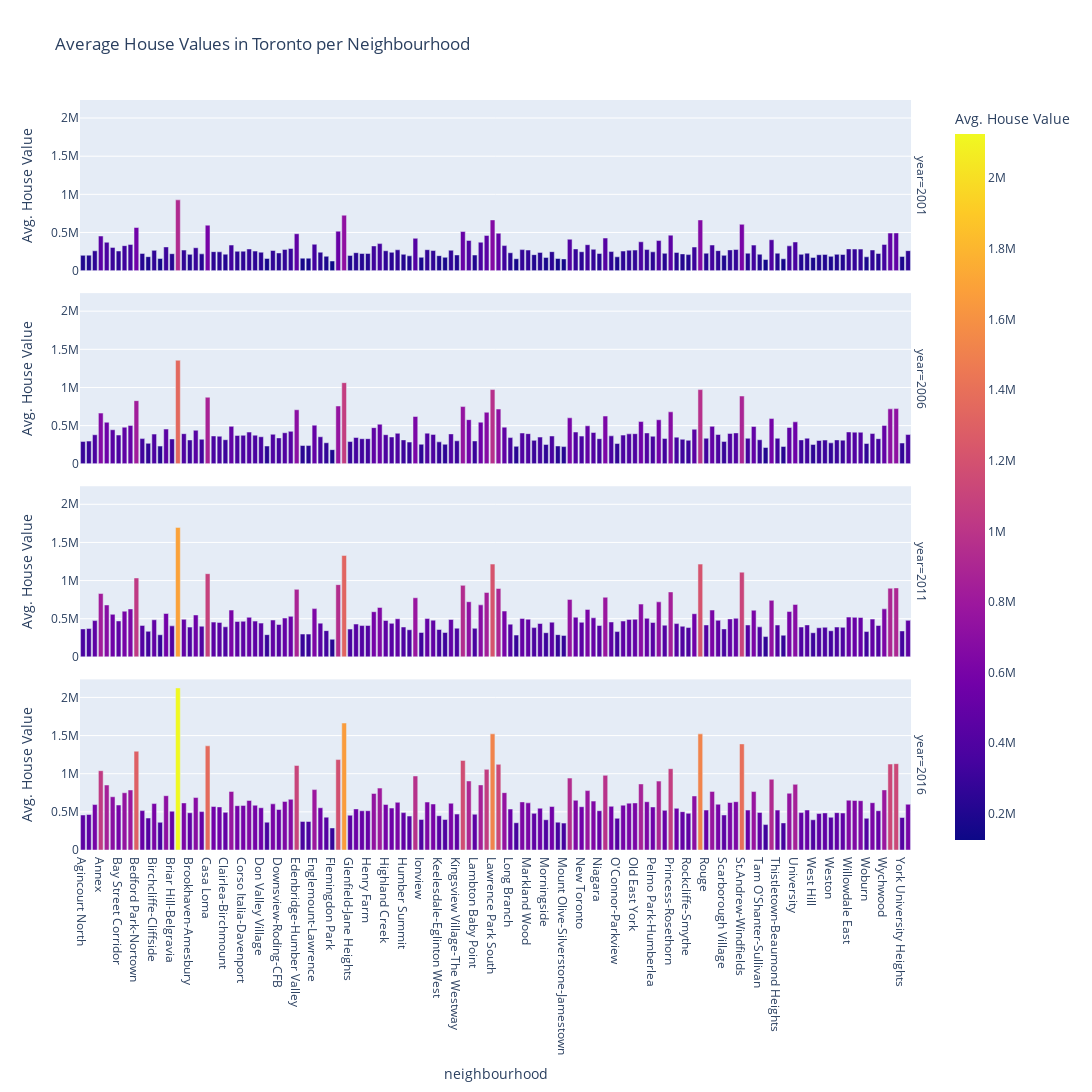

Notebook code cell kept with this figure:
### Code cell
# Creating bar chart row facet to plot
fig = px.bar(
    ave_house_val,
    x="neighbourhood",
    y="Avg. House Value",
    color="Avg. House Value",
    facet_row="year",
    title="Average House Values in Toronto per Neighbourhood",
    width=1200,
    height=1200)
fig

### Figure 1 — Plotly figure (JSON) as saved in the notebook; plotly's stock layout.template omitted (floating-point values rounded to 4 significant figures; data arrays with more than 128 entries replaced by an {"elided": "..."} marker saying what was removed)
{"data": [{"alignmentgroup": "True", "hovertemplate": "year=2001<br>neighbourhood=%{x}<br>Avg. House Value=%{marker.color}<extra></extra>", "legendgroup": "", "marker": {"color": {"elided": "140 int values"}, "coloraxis": "coloraxis", "pattern": {"shape": ""}}, "name": "", "offsetgroup": "", "orientation": "v", "showlegend": false, "textposition": "auto", "type": "bar", "x": {"elided": "140 str values"}, "xaxis": "x4", "y": {"elided": "140 int values"}, "yaxis": "y4"}, {"alignmentgroup": "True", "hovertemplate": "year=2006<br>neighbourhood=%{x}<br>Avg. House Value=%{marker.color}<extra></extra>", "legendgroup": "", "marker": {"color": {"elided": "140 int values"}, "coloraxis": "coloraxis", "pattern": {"shape": ""}}, "name": "", "offsetgroup": "", "orientation": "v", "showlegend": false, "textposition": "auto", "type": "bar", "x": {"elided": "140 str values"}, "xaxis": "x3", "y": {"elided": "140 int values"}, "yaxis": "y3"}, {"alignmentgroup": "True", "hovertemplate": "year=2011<br>neighbourhood=%{x}<br>Avg. House Value=%{marker.color}<extra></extra>", "legendgroup": "", "marker": {"color": {"elided": "140 int values"}, "coloraxis": "coloraxis", "pattern": {"shape": ""}}, "name": "", "offsetgroup": "", "orientation": "v", "showlegend": false, "textposition": "auto", "type": "bar", "x": {"elided": "140 str values"}, "xaxis": "x2", "y": {"elided": "140 int values"}, "yaxis": "y2"}, {"alignmentgroup": "True", "hovertemplate": "year=2016<br>neighbourhood=%{x}<br>Avg. House Value=%{marker.color}<extra></extra>", "legendgroup": "", "marker": {"color": {"elided": "140 int values"}, "coloraxis": "coloraxis", "pattern": {"shape": ""}}, "name": "", "offsetgroup": "", "orientation": "v", "showlegend": false, "textposition": "auto", "type": "bar", "x": {"elided": "140 str values"}, "xaxis": "x", "y": {"elided": "140 int values"}, "yaxis": "y"}], "layout": {"annotations": [{"font": {}, "showarrow": false, "text": "year=2016", "textangle": 90, "x": 0.98, "xanchor": "left", "xref": "paper", "y": 0.1138, "yanchor": "middle", "yref": "paper"}, {"font": {}, "showarrow": false, "text": "year=2011", "textangle": 90, "x": 0.98, "xanchor": "left", "xref": "paper", "y": 0.3712, "yanchor": "middle", "yref": "paper"}, {"font": {}, "showarrow": false, "text": "year=2006", "textangle": 90, "x": 0.98, "xanchor": "left", "xref": "paper", "y": 0.6288, "yanchor": "middle", "yref": "paper"}, {"font": {}, "showarrow": false, "text": "year=2001", "textangle": 90, "x": 0.98, "xanchor": "left", "xref": "paper", "y": 0.8862, "yanchor": "middle", "yref": "paper"}], "barmode": "relative", "coloraxis": {"colorbar": {"title": {"text": "Avg. House Value"}}, "colorscale": [[0, "#0d0887"], [0.1111, "#46039f"], [0.2222, "#7201a8"], [0.3333, "#9c179e"], [0.4444, "#bd3786"], [0.5556, "#d8576b"], [0.6667, "#ed7953"], [0.7778, "#fb9f3a"], [0.8889, "#fdca26"], [1, "#f0f921"]]}, "height": 1200, "legend": {"tracegroupgap": 0}, "title": {"text": "Average House Values in Toronto per Neighbourhood"}, "width": 1200, "xaxis": {"anchor": "y", "autorange": true, "domain": [0, 0.98], "range": [-0.5, 139.5], "title": {"text": "neighbourhood"}, "type": "category"}, "xaxis2": {"anchor": "y2", "autorange": true, "domain": [0, 0.98], "matches": "x", "range": [-0.5, 139.5], "showticklabels": false, "type": "category"}, "xaxis3": {"anchor": "y3", "autorange": true, "domain": [0, 0.98], "matches": "x", "range": [-0.5, 139.5], "showticklabels": false, "type": "category"}, "xaxis4": {"anchor": "y4", "autorange": true, "domain": [0, 0.98], "matches": "x", "range": [-0.5, 139.5], "showticklabels": false, "type": "category"}, "yaxis": {"anchor": "x", "autorange": true, "domain": [0, 0.2275], "range": [0, 2236000.0], "title": {"text": "Avg. House Value"}, "type": "linear"}, "yaxis2": {"anchor": "x2", "autorange": true, "domain": [0.2575, 0.485], "matches": "y", "range": [0, 2236000.0], "title": {"text": "Avg. House Value"}, "type": "linear"}, "yaxis3": {"anchor": "x3", "autorange": true, "domain": [0.515, 0.7425], "matches": "y", "range": [0, 2236000.0], "title": {"text": "Avg. House Value"}, "type": "linear"}, "yaxis4": {"anchor": "x4", "autorange": true, "domain": [0.7725, 1], "matches": "y", "range": [0, 2236000.0], "title": {"text": "Avg. House Value"}, "type": "linear"}}}
